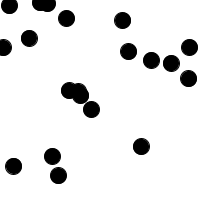
Frame 1 (no input)
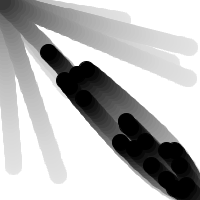
Frame 60 (the mouse pressed at the canvas centre just before this capture)
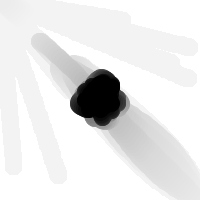
Frame 120 (the mouse held since frame 60 and released just before this capture)

The Processing sketch that drew these frames (run headless with seeded random() and noise(); from frame 60 on, the mouse is pressed at the canvas centre):

// Processing sketch: processing_60772
// ── processing_60772.pde

// PVector accelerated mover algorythm
// worms array accelerated by mouse
// processing.org/learning/pvector/
// 08.05.2012 13:00

// put mouse anywhere over script window

Mover[] movers = new Mover[20]; // array of objects

void setup () {
  size (200,200);
  smooth();
  background (255);
  // init all array elements
  for (int i = 0; i < movers.length; i++) {
    movers[i] = new Mover();
  }
}
 
void draw() {
  noStroke();
  fill(255,10);
  rect(0,0,width,height);
  
  // call functions of all array elements
  for (int i = 0; i < movers.length; i++) {
  movers[i].update();
  movers[i].checkEdges();
  movers[i].display();
 }
}

class Mover {
   
  PVector location; // one PVector for location
  PVector velocity; // one PVector for velocity
  PVector acceleration; // acceleration added
  float topspeed; // limits velocity magnitude
  
  Mover() {
    location = new PVector(random(width),random(height));
    velocity = new PVector(0,0);
    // acceleration = new PVector(-0.001,0.01);
    topspeed = 4;
  }
  
  void update() {
    
    PVector mouse = new PVector(mouseX,mouseY);
    PVector dir = PVector.sub(mouse,location); // direction from point of appearance to mouse position
    dir.normalize(); // normalizing direction vector
    dir.mult(0.5); // multiplying normalized direction vector
    acceleration = dir; // acceleration
   
    velocity.add(acceleration);
    velocity.limit(topspeed);
    location.add(velocity);
  }
  
  void display() {
    stroke(0);
    fill(0);
    ellipse(location.x,location.y,16,16);
  }
  
  void checkEdges() {
   
   if (location.x > width) { 
   location.x = 0;
  } else if (location.x < 0) {
    location.x = width;
  }

   if (location.y > height) {
     location.y = 0;
    } else if (location.y < 0) {
      location.y = height;
    }
  }
}
